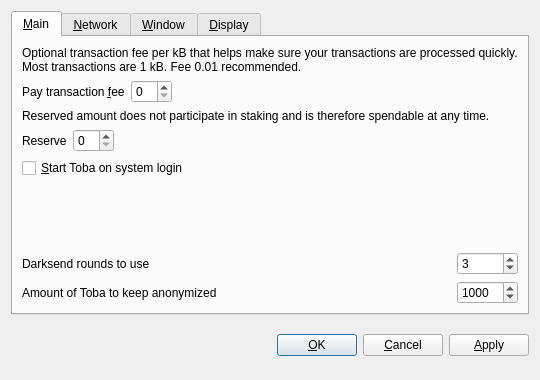
<?xml version="1.0" encoding="UTF-8"?>
<ui version="4.0">
 <class>OptionsDialog</class>
 <widget class="QDialog" name="OptionsDialog">
  <property name="geometry">
   <rect>
    <x>0</x>
    <y>0</y>
    <width>540</width>
    <height>380</height>
   </rect>
  </property>
  <property name="windowTitle">
   <string>Options</string>
  </property>
  <property name="modal">
   <bool>true</bool>
  </property>
  <layout class="QVBoxLayout" name="verticalLayout">
   <item>
    <widget class="QTabWidget" name="tabWidget">
     <property name="tabPosition">
      <enum>QTabWidget::North</enum>
     </property>
     <property name="currentIndex">
      <number>0</number>
     </property>
     <widget class="QWidget" name="tabMain">
      <attribute name="title">
       <string>&amp;Main</string>
      </attribute>
      <layout class="QGridLayout" name="gridLayout">
       <item row="0" column="0" colspan="2">
        <widget class="QLabel" name="transactionFeeInfoLabel">
         <property name="text">
          <string>Optional transaction fee per kB that helps make sure your transactions are processed quickly. Most transactions are 1 kB. Fee 0.01 recommended.</string>
         </property>
         <property name="textFormat">
          <enum>Qt::PlainText</enum>
         </property>
         <property name="wordWrap">
          <bool>true</bool>
         </property>
        </widget>
       </item>
       <item row="1" column="0">
        <layout class="QHBoxLayout" name="horizontalLayoutFee">
         <item>
          <widget class="QLabel" name="transactionFeeLabel">
           <property name="text">
            <string>Pay transaction &amp;fee</string>
           </property>
           <property name="textFormat">
            <enum>Qt::PlainText</enum>
           </property>
           <property name="buddy">
            <cstring>transactionFee</cstring>
           </property>
          </widget>
         </item>
         <item>
          <widget class="BitcoinAmountField" name="transactionFee"/>
         </item>
         <item>
          <spacer name="horizontalSpacerFee">
           <property name="orientation">
            <enum>Qt::Horizontal</enum>
           </property>
           <property name="sizeHint" stdset="0">
            <size>
             <width>40</width>
             <height>20</height>
            </size>
           </property>
          </spacer>
         </item>
        </layout>
       </item>
       <item row="2" column="0" colspan="2">
        <widget class="QLabel" name="reserveBalanceInfoLabel">
         <property name="text">
          <string>Reserved amount does not participate in staking and is therefore spendable at any time.</string>
         </property>
         <property name="textFormat">
          <enum>Qt::PlainText</enum>
         </property>
         <property name="wordWrap">
          <bool>true</bool>
         </property>
        </widget>
       </item>
       <item row="3" column="0">
        <layout class="QHBoxLayout" name="horizontalLayoutReserveBalance">
         <item>
          <widget class="QLabel" name="reserveBalanceLabel">
           <property name="text">
            <string>Reserve</string>
           </property>
           <property name="textFormat">
            <enum>Qt::PlainText</enum>
           </property>
           <property name="buddy">
            <cstring>reserveBalance</cstring>
           </property>
          </widget>
         </item>
         <item>
          <widget class="BitcoinAmountField" name="reserveBalance"/>
         </item>
         <item>
          <spacer name="horizontalSpacerReserveBalance">
           <property name="orientation">
            <enum>Qt::Horizontal</enum>
           </property>
           <property name="sizeHint" stdset="0">
            <size>
             <width>40</width>
             <height>20</height>
            </size>
           </property>
          </spacer>
         </item>
        </layout>
       </item>
       <item row="4" column="0">
        <widget class="QCheckBox" name="bitcoinAtStartup">
         <property name="toolTip">
          <string>Automatically start Toba after logging in to the system.</string>
         </property>
         <property name="text">
          <string>&amp;Start Toba on system login</string>
         </property>
        </widget>
       </item>
       <item row="5" column="0">
        <spacer name="verticalSpacer_Main">
         <property name="orientation">
          <enum>Qt::Vertical</enum>
         </property>
         <property name="sizeHint" stdset="0">
          <size>
           <width>20</width>
           <height>40</height>
          </size>
         </property>
        </spacer>
       </item>
       <item row="6" column="0">
        <widget class="QLabel" name="label">
         <property name="toolTip">
          <string>&lt;html&gt;&lt;head/&gt;&lt;body&gt;&lt;p&gt;This setting determines the amount of individual masternodes that an input will be anonymized through. More rounds of anonymization gives a higher degree of privacy, but also costs more in fees.&lt;/p&gt;&lt;/body&gt;&lt;/html&gt;</string>
         </property>
         <property name="text">
          <string>Darksend rounds to use</string>
         </property>
        </widget>
       </item>
       <item row="6" column="1">
        <widget class="QSpinBox" name="darksendRounds">
         <property name="minimum">
          <number>2</number>
         </property>
         <property name="maximum">
          <number>16</number>
         </property>
         <property name="value">
          <number>3</number>
         </property>
        </widget>
       </item>
       <item row="7" column="0">
        <widget class="QLabel" name="label_2">
         <property name="toolTip">
          <string>This amount acts as a threshold to turn off Darksend once it's reached.</string>
         </property>
         <property name="statusTip">
          <string notr="true"/>
         </property>
         <property name="whatsThis">
          <string notr="true"/>
         </property>
         <property name="accessibleName">
          <string notr="true"/>
         </property>
         <property name="accessibleDescription">
          <string notr="true"/>
         </property>
         <property name="text">
          <string>Amount of Toba to keep anonymized</string>
         </property>
        </widget>
       </item>
       <item row="7" column="1">
        <widget class="QSpinBox" name="anonymizeToba">
         <property name="minimum">
          <number>2</number>
         </property>
         <property name="maximum">
          <number>10000</number>
         </property>
         <property name="singleStep">
          <number>10</number>
         </property>
         <property name="value">
          <number>1000</number>
         </property>
        </widget>
       </item>
      </layout>
     </widget>
     <widget class="QWidget" name="tabNetwork">
      <attribute name="title">
       <string>&amp;Network</string>
      </attribute>
      <layout class="QVBoxLayout" name="verticalLayout_Network">
       <item>
        <widget class="QCheckBox" name="mapPortUpnp">
         <property name="toolTip">
          <string>Automatically open the Toba client port on the router. This only works when your router supports UPnP and it is enabled.</string>
         </property>
         <property name="text">
          <string>Map port using &amp;UPnP</string>
         </property>
        </widget>
       </item>
       <item>
        <widget class="QCheckBox" name="connectSocks">
         <property name="toolTip">
          <string>Connect to the Toba network through a SOCKS5 proxy (e.g. when connecting through Tor).</string>
         </property>
         <property name="text">
          <string>&amp;Connect through SOCKS5 proxy:</string>
         </property>
        </widget>
       </item>
       <item>
        <layout class="QHBoxLayout" name="horizontalLayout_Network">
         <item>
          <widget class="QLabel" name="proxyIpLabel">
           <property name="text">
            <string>Proxy &amp;IP:</string>
           </property>
           <property name="textFormat">
            <enum>Qt::PlainText</enum>
           </property>
           <property name="buddy">
            <cstring>proxyIp</cstring>
           </property>
          </widget>
         </item>
         <item>
          <widget class="QValidatedLineEdit" name="proxyIp">
           <property name="maximumSize">
            <size>
             <width>140</width>
             <height>16777215</height>
            </size>
           </property>
           <property name="toolTip">
            <string>IP address of the proxy (e.g. 127.0.0.1)</string>
           </property>
          </widget>
         </item>
         <item>
          <widget class="QLabel" name="proxyPortLabel">
           <property name="text">
            <string>&amp;Port:</string>
           </property>
           <property name="textFormat">
            <enum>Qt::PlainText</enum>
           </property>
           <property name="buddy">
            <cstring>proxyPort</cstring>
           </property>
          </widget>
         </item>
         <item>
          <widget class="QLineEdit" name="proxyPort">
           <property name="maximumSize">
            <size>
             <width>55</width>
             <height>16777215</height>
            </size>
           </property>
           <property name="toolTip">
            <string>Port of the proxy (e.g. 9050)</string>
           </property>
          </widget>
         </item>
         <item>
          <spacer name="horizontalSpacer_Network">
           <property name="orientation">
            <enum>Qt::Horizontal</enum>
           </property>
           <property name="sizeHint" stdset="0">
            <size>
             <width>40</width>
             <height>20</height>
            </size>
           </property>
          </spacer>
         </item>
        </layout>
       </item>
       <item>
        <spacer name="verticalSpacer_Network">
         <property name="orientation">
          <enum>Qt::Vertical</enum>
         </property>
         <property name="sizeHint" stdset="0">
          <size>
           <width>20</width>
           <height>40</height>
          </size>
         </property>
        </spacer>
       </item>
      </layout>
     </widget>
     <widget class="QWidget" name="tabWindow">
      <attribute name="title">
       <string>&amp;Window</string>
      </attribute>
      <layout class="QVBoxLayout" name="verticalLayout_Window">
       <item>
        <widget class="QCheckBox" name="minimizeToTray">
         <property name="toolTip">
          <string>Show only a tray icon after minimizing the window.</string>
         </property>
         <property name="text">
          <string>&amp;Minimize to the tray instead of the taskbar</string>
         </property>
        </widget>
       </item>
       <item>
        <widget class="QCheckBox" name="minimizeOnClose">
         <property name="toolTip">
          <string>Minimize instead of exit the application when the window is closed. When this option is enabled, the application will be closed only after selecting Quit in the menu.</string>
         </property>
         <property name="text">
          <string>M&amp;inimize on close</string>
         </property>
        </widget>
       </item>
       <item>
        <spacer name="verticalSpacer_Window">
         <property name="orientation">
          <enum>Qt::Vertical</enum>
         </property>
         <property name="sizeHint" stdset="0">
          <size>
           <width>20</width>
           <height>40</height>
          </size>
         </property>
        </spacer>
       </item>
      </layout>
     </widget>
     <widget class="QWidget" name="tabDisplay">
      <attribute name="title">
       <string>&amp;Display</string>
      </attribute>
      <layout class="QVBoxLayout" name="verticalLayout_Display">
       <item>
        <layout class="QHBoxLayout" name="horizontalLayout_1_Display">
         <item>
          <widget class="QLabel" name="langLabel">
           <property name="text">
            <string>User Interface &amp;language:</string>
           </property>
           <property name="textFormat">
            <enum>Qt::PlainText</enum>
           </property>
           <property name="buddy">
            <cstring>lang</cstring>
           </property>
          </widget>
         </item>
         <item>
          <widget class="QValueComboBox" name="lang">
           <property name="toolTip">
            <string>The user interface language can be set here. This setting will take effect after restarting Toba.</string>
           </property>
          </widget>
         </item>
        </layout>
       </item>
       <item>
        <layout class="QHBoxLayout" name="horizontalLayout_2_Display">
         <item>
          <widget class="QLabel" name="unitLabel">
           <property name="text">
            <string>&amp;Unit to show amounts in:</string>
           </property>
           <property name="textFormat">
            <enum>Qt::PlainText</enum>
           </property>
           <property name="buddy">
            <cstring>unit</cstring>
           </property>
          </widget>
         </item>
         <item>
          <widget class="QValueComboBox" name="unit">
           <property name="toolTip">
            <string>Choose the default subdivision unit to show in the interface and when sending coins.</string>
           </property>
          </widget>
         </item>
        </layout>
       </item>
       <item>
        <widget class="QCheckBox" name="coinControlFeatures">
         <property name="toolTip">
          <string>Whether to show coin control features or not.</string>
         </property>
         <property name="text">
          <string>Display coin &amp;control features (experts only!)</string>
         </property>
        </widget>
       </item>
       <item>
        <widget class="QCheckBox" name="useBlackTheme">
         <property name="text">
          <string>Use black visual theme (requires restart)</string>
         </property>
        </widget>
       </item>
       <item>
        <spacer name="verticalSpacer_Display">
         <property name="orientation">
          <enum>Qt::Vertical</enum>
         </property>
         <property name="sizeHint" stdset="0">
          <size>
           <width>20</width>
           <height>40</height>
          </size>
         </property>
        </spacer>
       </item>
      </layout>
     </widget>
    </widget>
   </item>
   <item>
    <layout class="QHBoxLayout" name="horizontalLayout_Buttons">
     <item>
      <spacer name="horizontalSpacer_1">
       <property name="orientation">
        <enum>Qt::Horizontal</enum>
       </property>
       <property name="sizeHint" stdset="0">
        <size>
         <width>40</width>
         <height>48</height>
        </size>
       </property>
      </spacer>
     </item>
     <item>
      <widget class="QLabel" name="statusLabel">
       <property name="font">
        <font>
         <weight>75</weight>
         <bold>true</bold>
        </font>
       </property>
       <property name="text">
        <string/>
       </property>
       <property name="textFormat">
        <enum>Qt::PlainText</enum>
       </property>
       <property name="wordWrap">
        <bool>true</bool>
       </property>
      </widget>
     </item>
     <item>
      <spacer name="horizontalSpacer_2">
       <property name="orientation">
        <enum>Qt::Horizontal</enum>
       </property>
       <property name="sizeHint" stdset="0">
        <size>
         <width>40</width>
         <height>48</height>
        </size>
       </property>
      </spacer>
     </item>
     <item>
      <widget class="QPushButton" name="okButton">
       <property name="text">
        <string>&amp;OK</string>
       </property>
      </widget>
     </item>
     <item>
      <widget class="QPushButton" name="cancelButton">
       <property name="text">
        <string>&amp;Cancel</string>
       </property>
       <property name="autoDefault">
        <bool>false</bool>
       </property>
      </widget>
     </item>
     <item>
      <widget class="QPushButton" name="applyButton">
       <property name="text">
        <string>&amp;Apply</string>
       </property>
       <property name="autoDefault">
        <bool>false</bool>
       </property>
      </widget>
     </item>
    </layout>
   </item>
  </layout>
 </widget>
 <customwidgets>
  <customwidget>
   <class>BitcoinAmountField</class>
   <extends>QSpinBox</extends>
   <header>bitcoinamountfield.h</header>
   <container>1</container>
  </customwidget>
  <customwidget>
   <class>QValueComboBox</class>
   <extends>QComboBox</extends>
   <header>qvaluecombobox.h</header>
  </customwidget>
  <customwidget>
   <class>QValidatedLineEdit</class>
   <extends>QLineEdit</extends>
   <header>qvalidatedlineedit.h</header>
  </customwidget>
 </customwidgets>
 <resources/>
 <connections/>
</ui>
